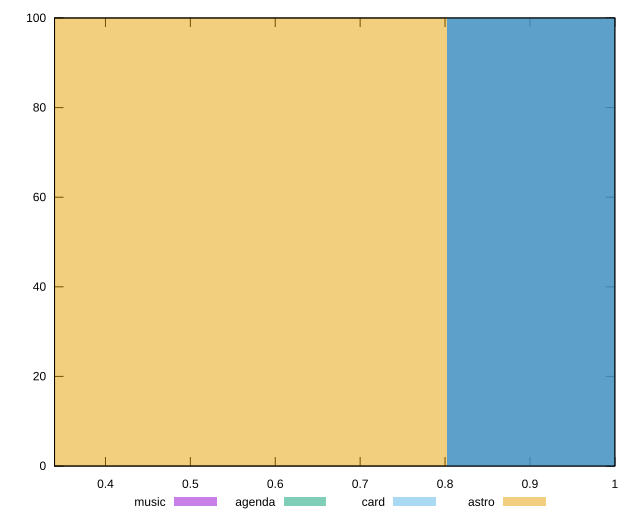

This figure's gnuplot source:
reset

$music <<EOF
1.0702687686678434 100
EOF

$agenda <<EOF
1.0702687686678434 100
EOF

$card <<EOF
1.0702687686678434 100
EOF

$astro <<EOF
0.5351343843339217 100
EOF

set key outside below
set boxwidth 0.5351343843339217
set xrange [0.34:1]
set yrange [0:100]
set trange [0:100]
set style fill transparent solid 0.5 noborder
set terminal svg size 640, 520 enhanced background rgb 'white'
set output "reports/report_00031_2021-02-24T23-18-18.084Z/first-cpu-idle/comparison/histogram/all_score.svg"

plot $music title "music" with boxes, \
     $agenda title "agenda" with boxes, \
     $card title "card" with boxes, \
     $astro title "astro" with boxes

reset
